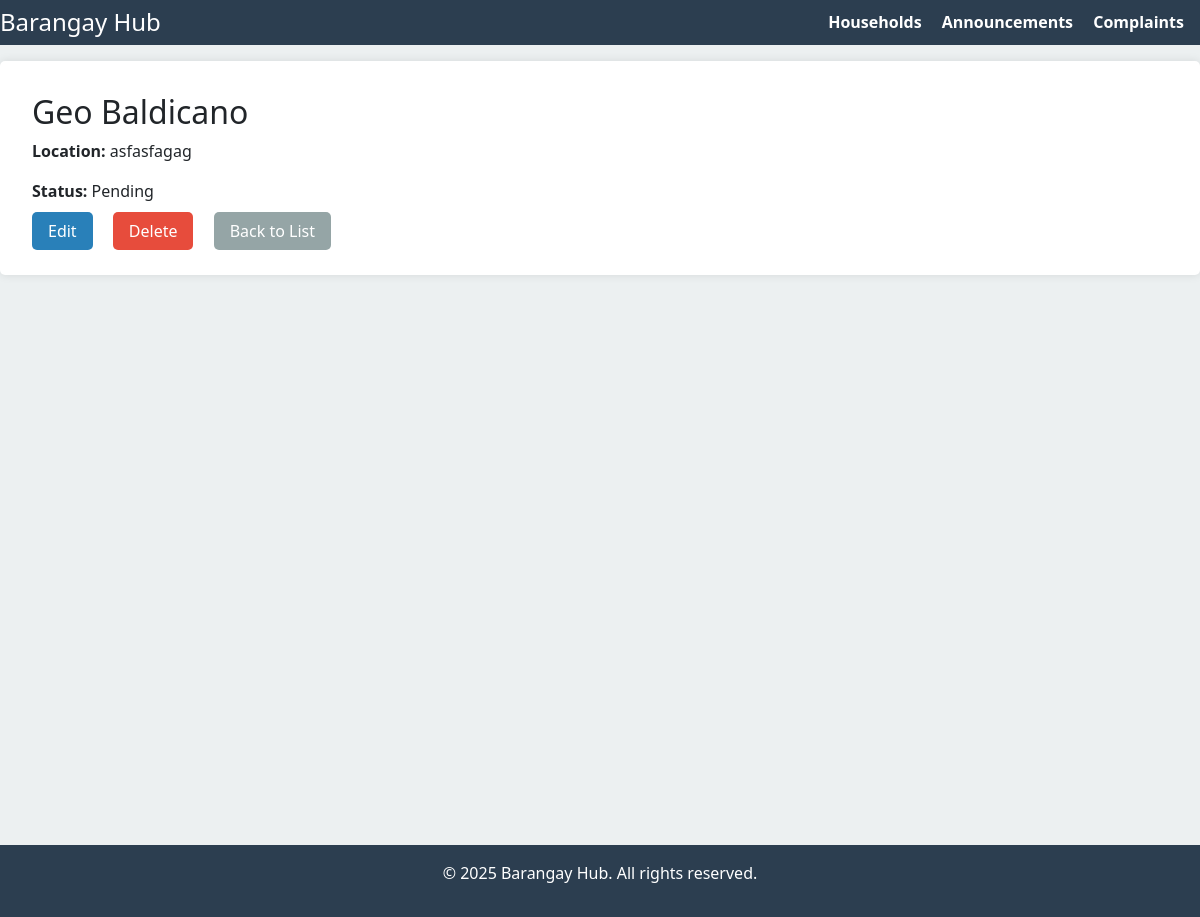
The app's page /Complaint/3/ with its own data.
### app/models.py (models this page shows, shortened)
class Complaint(models.Model):
    resident = models.ForeignKey(Resident, on_delete=models.CASCADE, related_name='complaints', default=get_default_resident)
    description = models.TextField()
    date_filed = models.DateTimeField(auto_now_add=True)
    status = models.CharField(max_length=20, choices=[('Pending', 'Pending'), ('Resolved', 'Resolved')], default='Pending')

class Resident(models.Model):
    household = models.ForeignKey(Household, on_delete=models.CASCADE, related_name='residents')
    first_name = models.CharField(max_length=50)
    last_name = models.CharField(max_length=50)
    age = models.IntegerField()
    gender = models.CharField(max_length=20, choices=
        [('MALE', 'Male'),
         ('FEMALE', 'Female')],
         default='PENDING')
    def __str__(self):
        return f"{self.first_name} {self.last_name}"

### app/views.py (the view)
# urls.py: path('Complaint/<int:pk>/', ComplaintsDetailView.as_view(), name='Complaints_detail'),
class ComplaintsDetailView(DetailView):
    model = Complaint
    template_name = 'app/Complaints_detail.html'
    context_object_name = 'complaint'

### app/templates/app/Complaints_detail.html
{% extends 'app/base.html' %}
{% load static %}
{% block content %}
<div class="announcement-detail-container">
    <h2>{{ complaint.resident }}</h2>
    <div class="announcement-detail-content">
        <p><strong>Location:</strong> {{ complaint.description }}</p>
        <p><strong>Status:</strong> {{ complaint.status }}</p>
    </div>
    <div class="announcement-action-buttons">
        <a href="{% url 'Complaints_update' complaint.pk %}" class="edit-btn">Edit</a>
        <a href="{% url 'Complaints_delete' complaint.pk %}" class="delete-btn">Delete</a>
        <a href="{% url 'Complaints' %}" class="back-btn">Back to List</a>
    </div>
</div>
{% endblock content %}

### static/css/base.css (style rules this page uses)
body { font-family: Arial, sans-serif; margin: 0; padding: 0; background-color: #f9f9f9; overflow-x: hidden; }
.announcement-detail-container { background-color: #fff; padding: 2rem; border-radius: 5px; box-shadow: 0 0 10px rgba(0, 0, 0, 0.1); }
.edit-btn, .delete-btn, .back-btn { padding: 0.5rem 1rem; border-radius: 5px; text-decoration: none; margin-right: 1rem; }
.edit-btn { background-color: #2980b9; color: #fff; }
.delete-btn { background-color: #e74c3c; color: #fff; }
.back-btn { background-color: #95a5a6; color: #fff; }

### records on screen
Complaint: resident "Geo Baldicano", description "asfasfagag", status "Pending"
